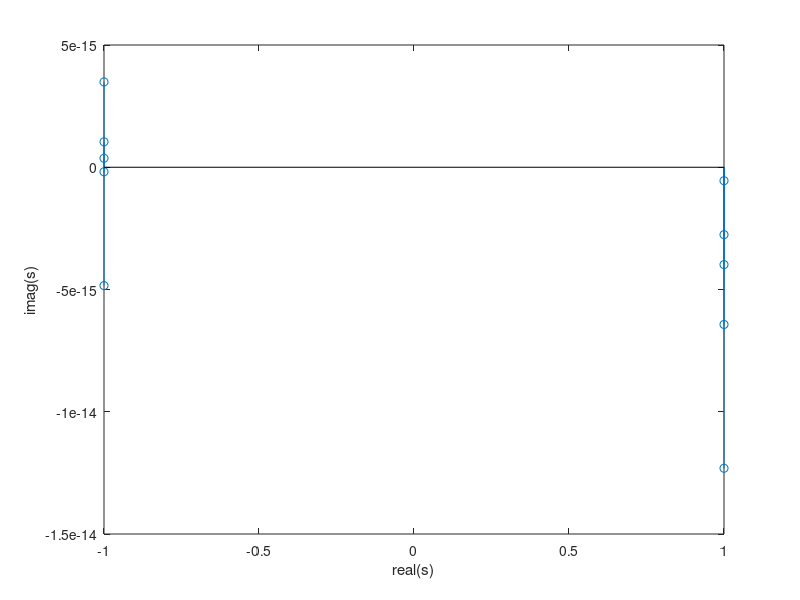

Source code (MATLAB):
clc;clear;close all;
wc=1;
N=5;
k=0:2*N-1;
s=wc*exp(j*pi/2)*exp(((j*((2.*k)+1))*pi)/2*N);

figure(2)
stem(real(s),imag(s))
xlabel('real(s)')
ylabel('imag(s)')